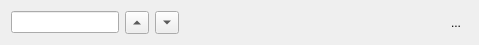
<?xml version="1.0" encoding="UTF-8"?>
<ui version="4.0">
 <class>SearchBar</class>
 <widget class="QWidget" name="SearchBar">
  <property name="geometry">
   <rect>
    <x>0</x>
    <y>0</y>
    <width>479</width>
    <height>44</height>
   </rect>
  </property>
  <layout class="QHBoxLayout" name="horizontalLayout">
   <item>
    <widget class="QLineEdit" name="lineEdit">
     <property name="sizePolicy">
      <sizepolicy hsizetype="Fixed" vsizetype="Fixed">
       <horstretch>0</horstretch>
       <verstretch>0</verstretch>
      </sizepolicy>
     </property>
    </widget>
   </item>
   <item>
    <widget class="QToolButton" name="previousButton">
     <property name="arrowType">
      <enum>Qt::UpArrow</enum>
     </property>
    </widget>
   </item>
   <item>
    <widget class="QToolButton" name="nextButton">
     <property name="arrowType">
      <enum>Qt::DownArrow</enum>
     </property>
    </widget>
   </item>
   <item>
    <widget class="QLabel" name="resultLabel"/>
   </item>
   <item>
    <spacer name="horizontalSpacer">
     <property name="orientation">
      <enum>Qt::Horizontal</enum>
     </property>
     <property name="sizeHint" stdset="0">
      <size>
       <width>40</width>
       <height>20</height>
      </size>
     </property>
    </spacer>
   </item>
   <item>
    <widget class="QToolButton" name="closeButton">
     <property name="text">
      <string>...</string>
     </property>
     <property name="icon">
      <iconset theme="window-close"/>
     </property>
     <property name="autoRaise">
      <bool>true</bool>
     </property>
    </widget>
   </item>
  </layout>
 </widget>
 <tabstops>
  <tabstop>lineEdit</tabstop>
  <tabstop>previousButton</tabstop>
  <tabstop>nextButton</tabstop>
 </tabstops>
 <resources/>
 <connections>
  <connection>
   <sender>lineEdit</sender>
   <signal>returnPressed()</signal>
   <receiver>nextButton</receiver>
   <slot>animateClick()</slot>
   <hints>
    <hint type="sourcelabel">
     <x>231</x>
     <y>39</y>
    </hint>
    <hint type="destinationlabel">
     <x>462</x>
     <y>33</y>
    </hint>
   </hints>
  </connection>
 </connections>
</ui>
